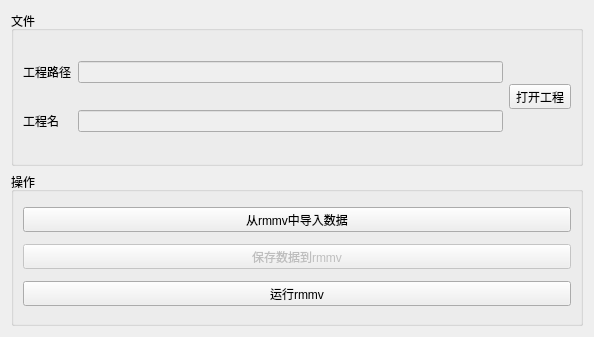
<?xml version="1.0" encoding="UTF-8"?>
<ui version="4.0">
 <class>P_RmmvOperateBoard</class>
 <widget class="QWidget" name="P_RmmvOperateBoard">
  <property name="geometry">
   <rect>
    <x>0</x>
    <y>0</y>
    <width>594</width>
    <height>337</height>
   </rect>
  </property>
  <property name="windowTitle">
   <string>Form</string>
  </property>
  <layout class="QVBoxLayout" name="verticalLayout_2" stretch="0,0">
   <item>
    <widget class="QGroupBox" name="groupBox_2">
     <property name="title">
      <string>文件</string>
     </property>
     <layout class="QGridLayout" name="gridLayout">
      <item row="0" column="0">
       <widget class="QLabel" name="label">
        <property name="text">
         <string>工程路径</string>
        </property>
       </widget>
      </item>
      <item row="0" column="1">
       <widget class="QLineEdit" name="lineEdit_path">
        <property name="enabled">
         <bool>false</bool>
        </property>
       </widget>
      </item>
      <item row="0" column="2" rowspan="2">
       <widget class="QToolButton" name="toolButton_open">
        <property name="sizePolicy">
         <sizepolicy hsizetype="Preferred" vsizetype="Fixed">
          <horstretch>0</horstretch>
          <verstretch>0</verstretch>
         </sizepolicy>
        </property>
        <property name="text">
         <string>打开工程</string>
        </property>
        <property name="icon">
         <iconset resource="../../../drillgifactionsequenceeditor.qrc">
          <normaloff>:/DrillGIFActionSequenceEditor/Resources/icons/nav/Open_rmmv.png</normaloff>:/DrillGIFActionSequenceEditor/Resources/icons/nav/Open_rmmv.png</iconset>
        </property>
        <property name="iconSize">
         <size>
          <width>48</width>
          <height>48</height>
         </size>
        </property>
        <property name="toolButtonStyle">
         <enum>Qt::ToolButtonTextBesideIcon</enum>
        </property>
       </widget>
      </item>
      <item row="1" column="0">
       <widget class="QLabel" name="label_2">
        <property name="text">
         <string>工程名</string>
        </property>
       </widget>
      </item>
      <item row="1" column="1">
       <widget class="QLineEdit" name="lineEdit_name">
        <property name="enabled">
         <bool>false</bool>
        </property>
       </widget>
      </item>
     </layout>
    </widget>
   </item>
   <item>
    <widget class="QGroupBox" name="groupBox">
     <property name="title">
      <string>操作</string>
     </property>
     <layout class="QVBoxLayout" name="verticalLayout">
      <item>
       <widget class="QToolButton" name="toolButton_import">
        <property name="sizePolicy">
         <sizepolicy hsizetype="Preferred" vsizetype="Fixed">
          <horstretch>0</horstretch>
          <verstretch>0</verstretch>
         </sizepolicy>
        </property>
        <property name="text">
         <string>从rmmv中导入数据</string>
        </property>
        <property name="icon">
         <iconset resource="../../../drillgifactionsequenceeditor.qrc">
          <normaloff>:/DrillGIFActionSequenceEditor/Resources/icons/nav/Import_rmmv.png</normaloff>:/DrillGIFActionSequenceEditor/Resources/icons/nav/Import_rmmv.png</iconset>
        </property>
        <property name="iconSize">
         <size>
          <width>48</width>
          <height>48</height>
         </size>
        </property>
        <property name="toolButtonStyle">
         <enum>Qt::ToolButtonTextBesideIcon</enum>
        </property>
       </widget>
      </item>
      <item>
       <widget class="QToolButton" name="toolButton_save">
        <property name="enabled">
         <bool>false</bool>
        </property>
        <property name="sizePolicy">
         <sizepolicy hsizetype="Preferred" vsizetype="Fixed">
          <horstretch>0</horstretch>
          <verstretch>0</verstretch>
         </sizepolicy>
        </property>
        <property name="text">
         <string>保存数据到rmmv</string>
        </property>
        <property name="icon">
         <iconset resource="../../../drillgifactionsequenceeditor.qrc">
          <normaloff>:/DrillGIFActionSequenceEditor/Resources/icons/nav/Save_rmmv.png</normaloff>:/DrillGIFActionSequenceEditor/Resources/icons/nav/Save_rmmv.png</iconset>
        </property>
        <property name="iconSize">
         <size>
          <width>48</width>
          <height>48</height>
         </size>
        </property>
        <property name="toolButtonStyle">
         <enum>Qt::ToolButtonTextBesideIcon</enum>
        </property>
       </widget>
      </item>
      <item>
       <widget class="QToolButton" name="toolButton_run">
        <property name="sizePolicy">
         <sizepolicy hsizetype="Preferred" vsizetype="Fixed">
          <horstretch>0</horstretch>
          <verstretch>0</verstretch>
         </sizepolicy>
        </property>
        <property name="text">
         <string>运行rmmv</string>
        </property>
        <property name="icon">
         <iconset resource="../../../drillgifactionsequenceeditor.qrc">
          <normaloff>:/DrillGIFActionSequenceEditor/Resources/icons/nav/Run_rmmv.png</normaloff>:/DrillGIFActionSequenceEditor/Resources/icons/nav/Run_rmmv.png</iconset>
        </property>
        <property name="iconSize">
         <size>
          <width>48</width>
          <height>48</height>
         </size>
        </property>
        <property name="toolButtonStyle">
         <enum>Qt::ToolButtonTextBesideIcon</enum>
        </property>
       </widget>
      </item>
     </layout>
    </widget>
   </item>
  </layout>
 </widget>
 <resources>
  <include location="../../../drillgifactionsequenceeditor.qrc"/>
 </resources>
 <connections/>
</ui>
